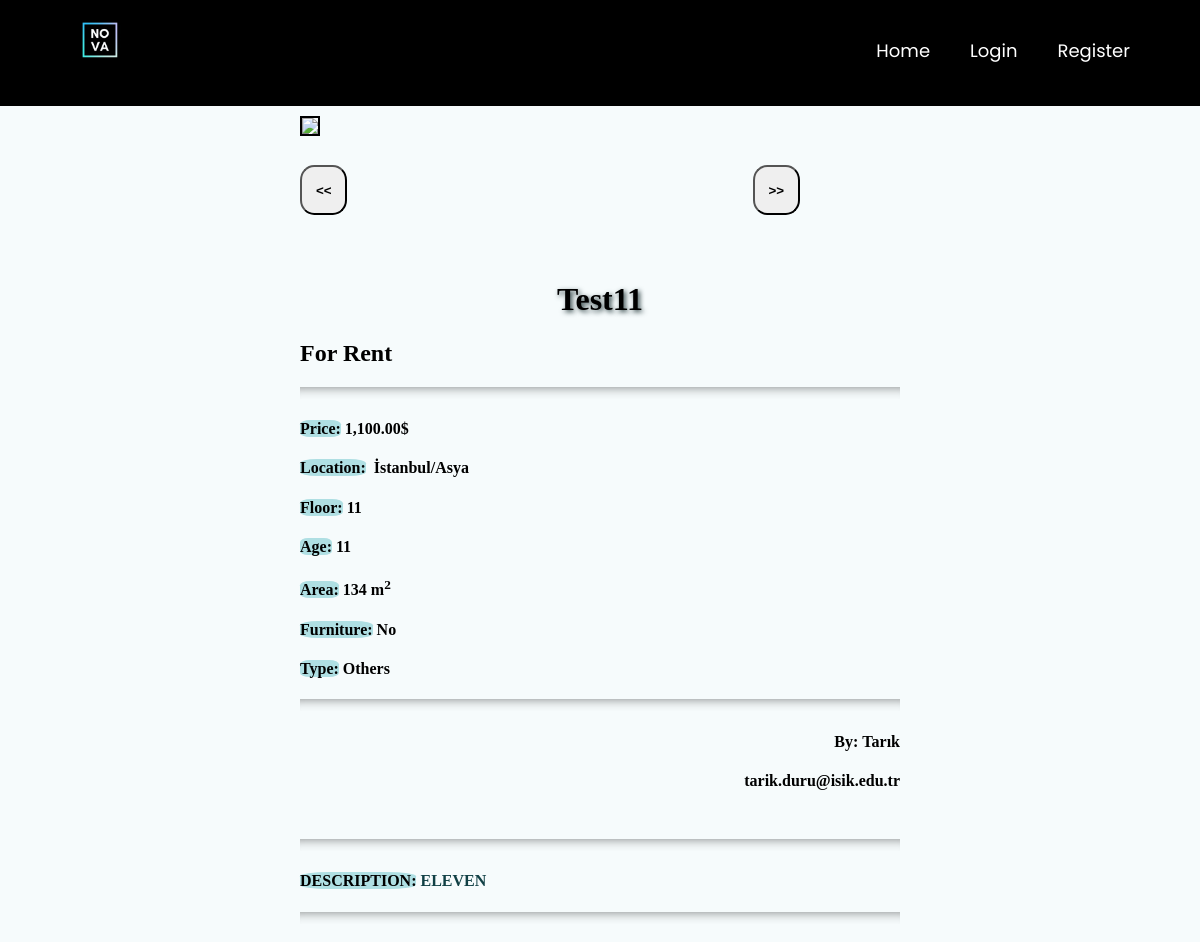
Page /product_details/13 on the earlier database version.
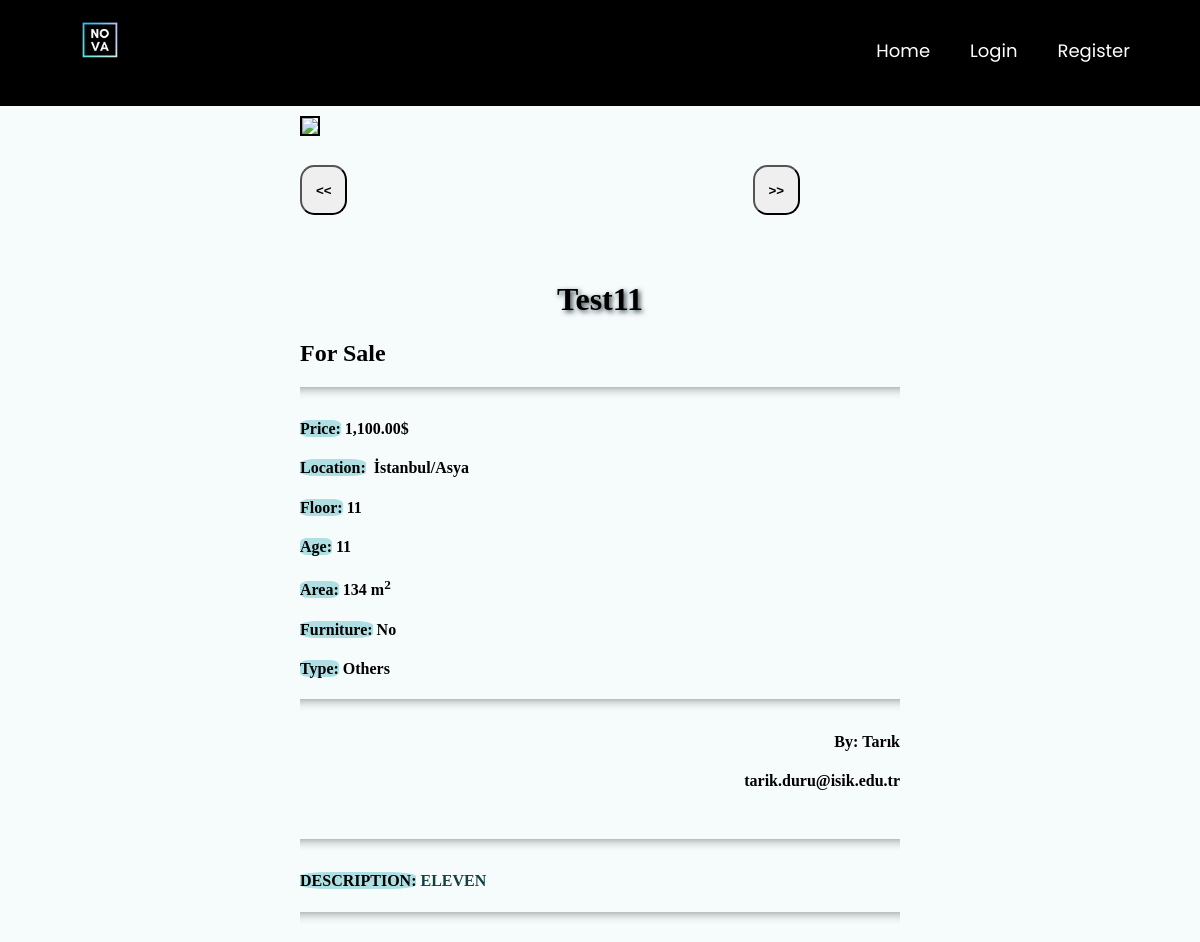
Same page on the later database version.
### main/models.py (models this page shows, shortened)
class Post(models.Model):
    ouruser = models.ForeignKey(ourUser, null=True, on_delete=models.CASCADE)
    post_title = models.CharField(max_length=255,null=True)
    post_description = models.TextField()
    price = models.DecimalField(decimal_places=2 , max_digits=12)
    location = models.CharField(max_length=255,null=True,choices=city)
    postType = models.CharField(choices=RorS , max_length=50, null=True , default='For Sale')
    floor = models.DecimalField(decimal_places=0 , max_digits=3 ,null=True)
    building_age = models.DecimalField(decimal_places=0, max_digits=2 , null=True)
    area = models.DecimalField(decimal_places=0,max_digits=4 ,null=True)
    isFurniture = models.CharField(choices=Furniture ,null=True,max_length=50,default="No")
    building_type = models.CharField(choices=b_types ,null=True ,max_length=50)

class ourUser(models.Model):
    user = models.OneToOneField(User, null=True, on_delete=models.CASCADE)  # relation with django's user # will be implemented later
    username = models.CharField(max_length=255,null=True)
    first_name = models.CharField(max_length=255,null=True)
    last_name = models.CharField(max_length=255,null=True)
    email = models.EmailField(max_length=254)

### main/views.py (the view)
# urls.py: path('product_details/<int:pk>', views.productdetails, name="product_details"),
def productdetails(request, pk):
    posts = Post.objects.get(id=pk)
    pimage = PostImages.objects.filter(gallery=posts)
    return render(request, 'main/product_details.html', { 'posts':posts ,'pimage':pimage} )

### main/templates/main/product_details.html (shortened to what this page needs)
<!DOCTYPE html>
{% extends 'main/mainpage.html' %}
{% load static %}
{% load humanize %}
{% block content %}
<html>
<body>
	<div class="bg ">
	<div id="content-wrapper">
		<div class="column">
			<img id=featured src="{% static pimage.first.image.url %}">
			<div id="slide-wrapper"  >
				<button id="slideLeft" class="arrow " > <b><<</b> </button>
				<button id="slideRight" class="arrow " > <b>>></b> </button>
			</div>
		</div>
		<div class="column ">
			<h1>{{posts.post_title}}</h1>
			<h2>{{posts.postType}}</h2>
			<hr>
			<h4 ><mark>Price:</mark>&nbsp;{{posts.price|intcomma}}$</h4>
			<h4 ><mark>Location:</mark>&nbsp;{{posts.location}}</h4>
			<h4 ><mark>Floor:</mark>&nbsp;{{posts.floor}}</h4>
			<h4 ><mark>Age:</mark>&nbsp;{{posts.building_age}}</h4>
			<h4 ><mark>Area:</mark>&nbsp;{{posts.area}} m<sup>2</sup></h4>
			<h4 ><mark>Furniture:</mark>&nbsp;{{posts.isFurniture}}</h4>
			<h4 ><mark>Type:</mark>&nbsp;{{posts.building_type}}</h4>
			<hr>
			<h4 style="text-align: right;">By:&nbsp;{{posts.ouruser.first_name}}</h4>
			<h4 style="text-align: right;">&nbsp;{{posts.ouruser.email}}</h4>
		</div>
		<div class="column ">
			<hr>
			<h4 class="des"  ><mark>Description:</mark>&nbsp;{{posts.post_description}}</h4>
			<hr>
		</div>
	</div>
	</div>
</body>
{% endblock %}

Differences in the rows shown:
changed Post "Test11": postType "For Rent" → "For Sale"
